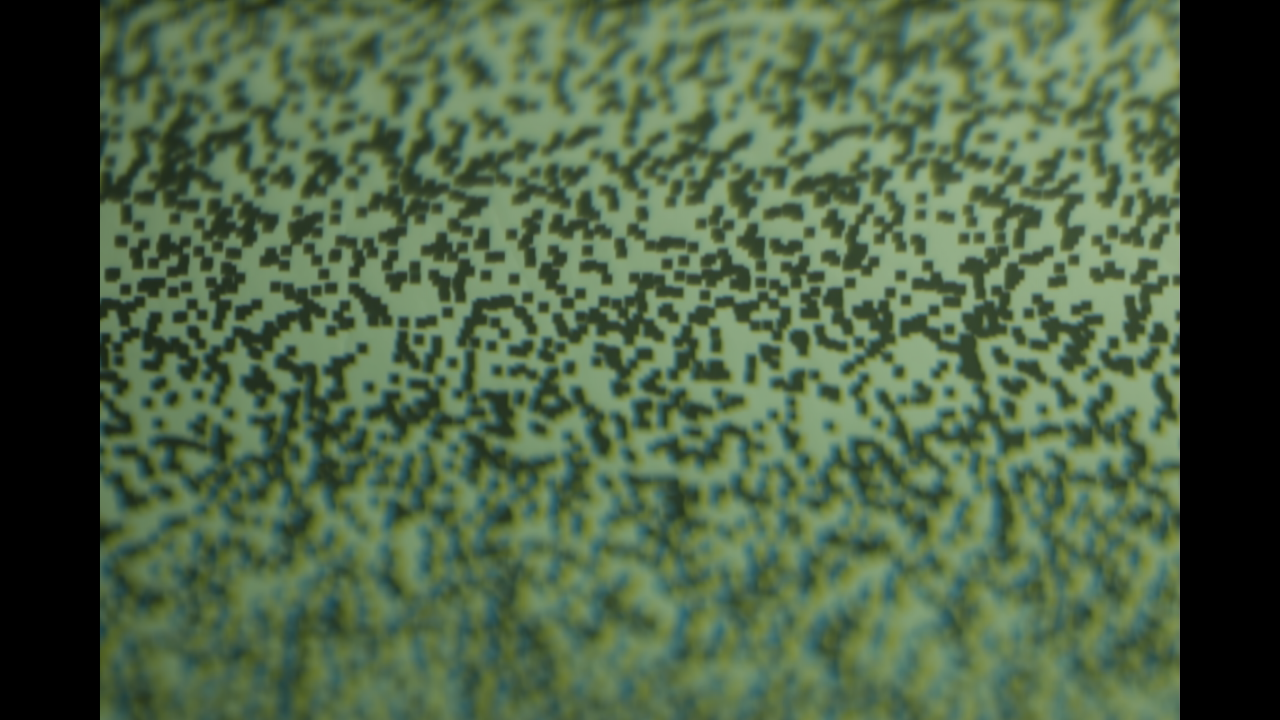
#> input picture assets/sample/calib_2400mm_raw.png, 1280 x 720 px, given in place of 000010.png, which was not available
$ python v5c_hfrac.py   (older library calls are emulated)
#> lines starting #> are read from the running program, lines starting #| are printed output that depends on the picture; after the words box and inside, x2 and y2 are one past the last pixel; in counts of white or black regions, pixels touching at a corner belong together
### core/params.py
"""距離推定パラメータ（参照式 z = v/(y - a·d - u) + w の係数）の定義と読み込み。

DepthParams が係数の single source of truth。CSV からの読み込みは load_params。
core/ は本来 I/O を持たない純関数の場所だが、params.py は「params の読み書き」担当として
CSV の I/O を許可された例外（pandas/pathlib に依存してよい唯一の core ファイル）。
"""
from dataclasses import dataclass
import math
import pandas as pd
from pathlib import Path


@dataclass(frozen=True)
class DepthParams:
    """参照式の係数一式（pos/neg の 2 セット）。生成後は不変（frozen）。

    pos = 視差 d > 0 側、neg = d < 0 側。前ぼけ/後ろぼけのラベルではなく符号で持つ
    （前後対応は校正の符号規約・リグ構成に依存するため、係数コンテナは符号のみを扱う）。
    w は、自由度過剰を避けるために 0 に固定している（理由は calibration/fit_params.py の docstring）が、論文式との対応と将来の再検討のため欄として残す
    （0 固定の強制は fit_params.py 側の責務）。
    """
    v_pos: float
    u_pos: float
    a_pos: float
    w_pos: float
    v_neg: float
    u_neg: float
    a_neg: float
    w_neg: float

    @classmethod
    def from_dict(cls, mapping) -> "DepthParams":
        """名前→値の dict から DepthParams を構築する（検証のみ・I/O なし）。

        必要キーの欠損は KeyError。余分なキー（将来の生成条件メタデータ等）は無視する。
        値は float() で native float に正規化する（pandas 由来の numpy.float64 を core に持ち込まないため）。

        値の妥当性は ValueError で拒否する（入力検証は raise・assert は -O で無効化されるため
        使わない）。ここがシステム境界の唯一の検証点であり、通過後は
        compute_depth が無検査で使う:
          - 8係数すべてが有限。NaN/inf の係数は同符号枝の全有効画素を無音で NaN/inf にするため、
            推論に入る前に止める。
          - w_pos == w_neg == 0。w=0 固定は、自由度過剰を避けるために 2 パラメータの参照式
            z = v/(y−ā·d−u) を採用した設計判断であり（理由は calibration/fit_params.py の docstring）、
            CSV の手編集や別の実験で作ったファイルで 0 以外が紛れ込むと全画素に一律オフセットが乗る。
        """
        required = (
            "v_pos", "u_pos", "a_pos", "w_pos",
            "v_neg", "u_neg", "a_neg", "w_neg",
        )
        missing = set(required) - set(mapping)
        if missing:
            raise KeyError(
                f"params に必要なキーが不足しています: {sorted(missing)}"
            )

        values = {}
        for key in required:
            try:
                values[key] = float(mapping[key])
            except (TypeError, ValueError) as e:
                raise ValueError(
                    f"params の {key} を float に変換できません（値: {mapping[key]!r}）"
                ) from e

        non_finite = [k for k in required if not math.isfinite(values[k])]
        if non_finite:
            detail = ", ".join(f"{k}={values[k]!r}" for k in non_finite)
            raise ValueError(f"params の係数が有限ではありません: {detail}")

        nonzero_w = [k for k in ("w_pos", "w_neg") if values[k] != 0.0]
        if nonzero_w:
            detail = ", ".join(f"{k}={values[k]!r}" for k in nonzero_w)
            raise ValueError(
                f"w は 0 固定です（自由度過剰を避けるため、参照式は z = v/(y−ā·d−u) の 2 パラメータ形です）。0 以外の値が指定されています: {detail}"
            )

        return cls(**values)


def load_params(path: str | Path) -> DepthParams:
    """fit_result.csv（param, value の 2 列）を読み込んで DepthParams を返す。

    ファイル存在と列形式の検証はここ（I/O 層の責務）。必要キーの検証と型変換は
    DepthParams.from_dict に委譲する（検証ロジックを 1 か所に集約して drift を防ぐ）。
    path は config.py が持つ値を呼び出し側から渡す（パスをハードコードしない）。
    """
    fit_path = Path(path)
    if not fit_path.exists():
        raise FileNotFoundError(
            f"params ファイルが見つかりません: {fit_path}（先に fit_params.py を実行してください）"
        )

    fit_df = pd.read_csv(fit_path)
#> (reads params/fit_result.csv from the repository)
    if "param" not in fit_df.columns or "value" not in fit_df.columns:
        raise ValueError(
            f"params ファイルに 'param' 列と 'value' 列が必要です: {fit_path}"
        )

    # set_index(...).to_dict() は同名 param を「後勝ち」で黙って潰す。異なる値の v_pos が
    # 2行並んでいても後の行だけが採用され、CSV を目視しない限り気づけないため先に検出する。
    duplicated = sorted(set(fit_df["param"][fit_df["param"].duplicated()]))
    if duplicated:
        raise ValueError(
            f"params ファイルに重複した param があります: {duplicated}（{fit_path}）"
        )

    # pandas 依存はこの 1 行で完結させ、from_dict には素の dict だけを渡す
    fit = fit_df.set_index("param")["value"].to_dict()

    return DepthParams.from_dict(fit)

### tools/record_repro/2026-11-09/verReal_scripts/vr_lib.py
# -*- coding: utf-8 -*-
"""verReal: 既存の実撮影データで推定法を比べるための共通ライブラリ（読み取りのみ・開発リポのファイルは変更しない）。

処理経路（開発リポで確認 2026-11-09）:
  raw 1280×720 PNG → tools.analysis_common.preprocess_to（中央 1080×720 → INTER_AREA で 528×352）
  → (i) core.disparity.calcDisparityByZNCC（Rust・K=25・S=41・T=20）→ apply_gates（gate1 |d|>20・推論帯 0.45<|d|<5）
  → depth_of（参照式 z = v/(y − a·d − u)・live 係数 params/fit_result.csv・pos/neg 枝）。

推定法（視差 d はすべて (i) と同じ「R の位置 − B の位置」[px]・同じ候補 d = −20..20・端 2 ビンを除いた最良・厳密な局所極値・放物線）:
  i      : Rust 実装そのもの（R の |∂x|>20 で選ぶ・R/B の |∂x| 画像の ZNCC）
  i_all  : Rust 実装を T=0 で呼んだもの（照合は (i) と同じ。画素の選び方だけを後で変えるため。|∂x|=0 の画素は NaN）
  gx_box : (i) の照合を box filter で書き直したもの（自作の照合の機構が Rust と一致するかの確認用）
  gm     : 照合の特徴を |∇|（Sobel の大きさ）に変えた ZNCC（横方向の探索）
  rb     : 照合の特徴を明るさ（線形化した R と B）に変えた ZNCC（2 チャネル・横方向の探索）
  cl50   : color-line。R を x + d/2、B を x − d/2 から取り G は固定、線形の明るさの窓内相関行列の det を最小化（課題の (ii)）
  cl27   : 同じで G を R から B へ 0.27 の位置に置いたもの（実測 d_RG/d_RB≈0.27・調査メモ_2026-11-07 earlier1_phys.md Q3 の pos 枝）
  補間: color-line は 3 チャネルとも 1/4 画素ずらした位置を三次補間で取る（偶奇の候補で補間のぼけ方が変わる偏りを避ける）。
画素の選び方:
  S_i    : 現行（R の convertScaleAbs(Sobel_x) > 20）
  S_mag  : 向き不問（R の |∇R| を四捨五入・飽和した値 > 20。physA a5 と同じ）
  S_h<τ> : S_mag かつ 窓（25×25）の構造テンソルの h = Txx/(Txx+Tyy) ≥ τ（R）
  S_J0   : S_mag かつ 窓の Txx ≥ 現行の選別が受け入れた窓の Txx の 10 パーセンタイル（physA a11 の J ≥ J0 と同じ。フレームごと）
走査範囲は参照実装と同じ y∈[12, 340)・x∈[33, 495)。
"""
import os
import sys

sys.dont_write_bytecode = True
ROOT = "C:/Users/t5424001/dev/tilted_optics_color_disparity_depth"
if ROOT not in sys.path:
    sys.path.insert(0, ROOT)

import cv2
import numpy as np

import config
from core.disparity import calcDisparityByZNCC
from core.params import load_params
from tools.analysis_common import apply_gates, depth_of, preprocess_to

K = config.KERNEL_SIZE          # 25
S = config.SEARCH_RANGE_X       # 41
TH = config.EDGE_TH             # 20
KH = (K - 1) // 2               # 12
SH = (S - 1) // 2               # 20
W, H = config.IMAGE_SIZE        # 528, 352
BAND = (config.INFER_BAND_LOW, config.INFER_BAND_HIGH)
PARAMS = load_params(config.PARAMS_PATH)
CAP = os.path.join(ROOT, "data", "captures")
OUTP = os.path.join(ROOT, "outputs")
DS = np.arange(-SH, SH + 1)     # 候補 d（index m ↔ d = m − 20）

ROI = np.zeros((H, W), bool)
ROI[KH:H - KH, SH + KH + 1:W - SH - KH - 1] = True

_MAPY = np.tile(np.arange(H, dtype=np.float32)[:, None], (1, W))
_X = np.tile(np.arange(W, dtype=np.float32)[None, :], (H, 1))


def frame_path(session, idx):
    return os.path.join(CAP, session, f"{idx:06d}.png")


def load_proc(session, idx):
#> called with session = 'b5_scene_01', idx = 10
    raw = cv2.imread(frame_path(session, idx), cv2.IMREAD_COLOR)
#> raw is the input picture: shape (720, 1280, 3); mean B, G, R 70.3, 98.6, 77.7
    if raw is None:
        raise FileNotFoundError(frame_path(session, idx))
    return preprocess_to(raw, config.IMAGE_SIZE)
#> in preprocess_to, `crop = raw[:, x0:x0 + config.WEBCAM_CROP_W]`:
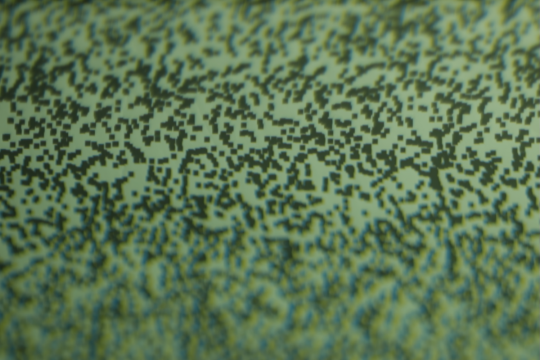
#> crop: shape (720, 1080, 3) (shown at 1/2 size); mean B, G, R 83.3, 116.8, 92


def list_indices(session):
    return sorted(int(f[:-4]) for f in os.listdir(os.path.join(CAP, session)) if f.endswith(".png") and f[:-4].isdigit())


def rust_disp(proc, th=TH):
    blue, _, red = cv2.split(proc)
    return calcDisparityByZNCC(red, blue, K, S, th)


# [6 lines left out: function to_depth, not called in this run]


def banded(disp):
    return apply_gates(disp, disp_max=config.DISP_MAX, band=BAND)


def srgb_lin(u8):
    x = u8.astype(np.float64) / 255.0
    return np.where(x <= 0.04045, x / 12.92, ((x + 0.055) / 1.055) ** 2.4)


def box(a):
    return cv2.boxFilter(a, cv2.CV_64F, (K, K), normalize=True, borderType=cv2.BORDER_REFLECT)


def feats(proc):
    """選別用の勾配・窓の向き。"""
    out = {}
    for name, ch in (("R", 2), ("G", 1)):
        c = proc[:, :, ch]
        gx = cv2.Sobel(c, cv2.CV_32F, 1, 0)
        gy = cv2.Sobel(c, cv2.CV_32F, 0, 1)
        Txx = box((gx * gx).astype(np.float64))
        Tyy = box((gy * gy).astype(np.float64))
        tr = Txx + Tyy
        out[f"h_{name}"] = np.where(tr > 0, Txx / np.maximum(tr, 1e-12), np.nan)
        out[f"Txx_{name}"] = Txx
        out[f"phi_{name}"] = np.degrees(np.arctan2(np.abs(gy), np.abs(gx)))
        out[f"gx_{name}"] = gx
        out[f"gy_{name}"] = gy
#> this loop made 2 passes
#> pass 1, in feats, `gx = cv2.Sobel(c, cv2.CV_32F, 1, 0)`:
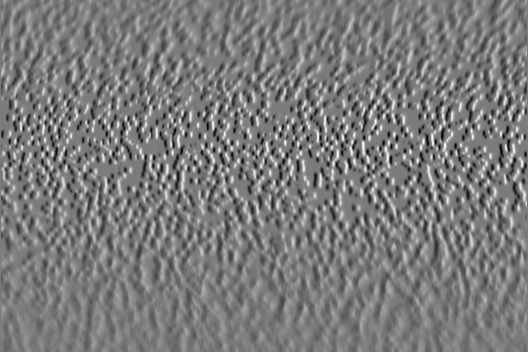
#> gx: shape (352, 528) float32; min -277, max 297, mean 0.6; drawn with min black and max white
#> pass 1, in feats, `gy = cv2.Sobel(c, cv2.CV_32F, 0, 1)`:
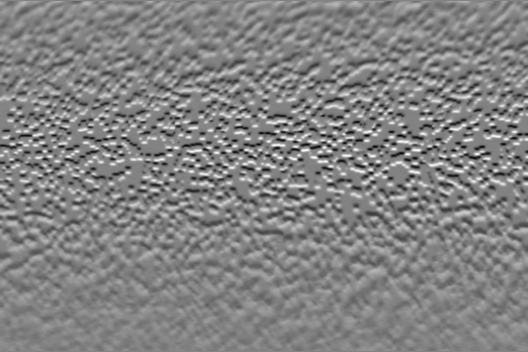
#> gy: shape (352, 528) float32; min -287, max 271, mean 0; drawn with min black and max white
#> after the loop:
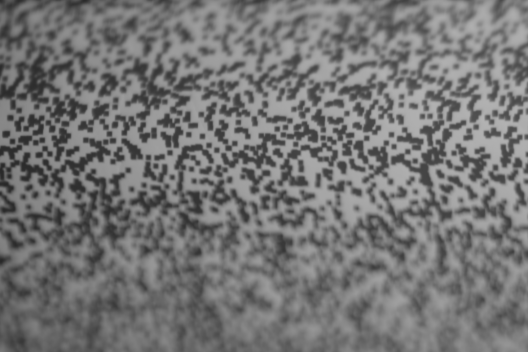
#> c: shape (352, 528); min 40, max 179, mean 116.8
#> after the loop:
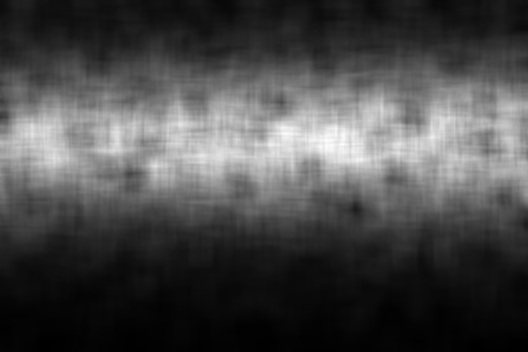
#> tr: shape (352, 528) float64; min 249.8, max 30690.1, mean 9034; drawn with min black and max white
#> after the loop, out = 10 items
    gxR, gyR = out["gx_R"], out["gy_R"]
    ex = cv2.convertScaleAbs(gxR)
    mag_u8 = np.clip(np.rint(np.hypot(gxR, gyR)), 0, 255)
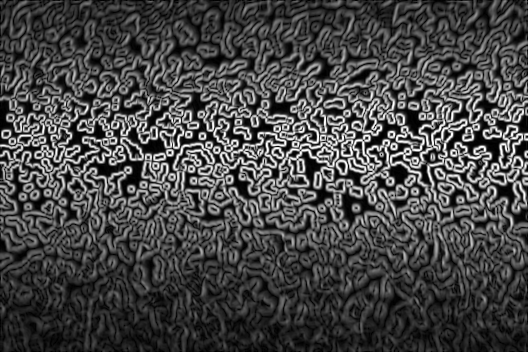
#> mag_u8: shape (352, 528) float32; min 0, max 255, mean 70.5
    out["S_i"] = (ex > TH) & ROI
    out["S_mag"] = (mag_u8 > TH) & ROI
    for tau in (0.02, 0.05, 0.1, 0.2):
        out[f"S_h{tau:g}"] = out["S_mag"] & (out["h_R"] >= tau)
#> after the loop, out = 16 items
    if out["S_i"].any():
        j0 = np.percentile(out["Txx_R"][out["S_i"]], 10)
#> j0 = 1341.6
        out["S_J0"] = out["S_mag"] & (out["Txx_R"] >= j0)
    else:
        out["S_J0"] = np.zeros_like(out["S_mag"])
    return out


# [72 lines left out: functions _peak_min, _shift_int, zncc_hshift, disp_gx_box, disp_gm, not called in this run]


def disp_rb(proc):
    return _peak_min(zncc_hshift(srgb_lin(proc[:, :, 2]), srgb_lin(proc[:, :, 0]), eps=1e-10))[0]


def _remap(a, s):
    return cv2.remap(a, _X + np.float32(s), _MAPY, cv2.INTER_CUBIC, borderMode=cv2.BORDER_REPLICATE)


# [29 lines left out: function colorline_cost, not called in this run]


def disp_cl(proc, g=0.5):
    return _peak_min(colorline_cost(proc, g))[0]


# [7 lines left out: function disp_cl_branch, not called in this run]

### tools/analysis_common.py
"""tools/analysis_common.py — 設定値（窓の大きさ・探索幅・エッジ閾値・校正帯・処理解像度）の感度解析で
共有する解析基盤。本番の処理経路には含まれない。

これを使う `tools/analyze_*.py` は感度解析の実験例で、再現には自前の撮影データと正解距離の一覧が要る。

3 つの部品からなる。いずれも **config.py の値は読むが書き換えない**（設定はすべて引数で受ける）。

1. 視差キャッシュ: 設定（K・S・T・処理解像度）ごとに、保存 PNG（校正画像 `data/calib_imgs/<距離>.png`・
   校正 raw `data/calib_raw/<距離>.png`・評価 raw `data/captures/<session>/<idx>.png`）から視差マップを 1 回だけ計算して
   `outputs/cache/disp_v2/<設定キー>/...npy` に置く。校正帯・RANSAC・推論ゲートの探索は視差を変えないので、
   キャッシュを読むだけで何百通りでも回せる。保存する視差は **視差上限ゲート前の生値**（ゲートは評価側で適用する）。
   処理解像度を変える実験は raw から `preprocess_to` で作り直し、K・S を `scaled_settings` で解像度比にスケールする。
   各 npy の横に入力の識別（`<名前>.json`: 入力画像の SHA-256・種別・設定・前処理・ネイティブ版）を置き、再利用の前に
   照合する。一致しない・識別が無いものは使わずに ValueError で止める（同じ名前の別の入力の古い視差を黙って使わないため。
   入力を識別しない旧形式のキャッシュ `outputs/cache/disp/` は読まない）。
2. 校正の純関数 `calibrate_from_disparity`: 「視差マップ群 → 点抽出（`calibration.calibrate.extract_sign_points`）→
   RANSAC（`calibration.calibrate.ransac_fit_line`）→ 切片 → 参照式 curve_fit（`calibration.fit_params.model`）→
   DepthParams」を、`calibrate.py`／`fit_params.py` の main と同じ手順・同じ既定値で、ファイル I/O と print なしに行う。
   手元の校正画像でこの設定（0.45, 7.5, th=8, seed=0）のまま実行すると、`params/params.csv`・`params/fit_result.csv`
   を再現するはずである（calibrate.py・fit_params.py と同じ手順であることの確認になる）。リポジトリのテストは、
   合成した視差から係数を回復できることだけを見る。
3. 評価器 `evaluate_session`: 「視差スタック ＋ DepthParams ＋ ゲート → 距離別の誤差統計」。有効画素・ROI・統計量の定義は
   `checks.evaluate_distance_accuracy` と同じ（`summarize_errors` を再利用）。推論側にも校正帯を適用する比較のため、
   視差上限ゲート（|d| > disp_max）に加えて任意の帯 `band=(low, high)` の外側を無効化できる。

用語: `DispSettings.disp_max` は視差上限ゲートの上限（config.DISP_MAX と同じ定義 (S−1)/2）、`reach_max` は ZNCC 実装が
返しうる |d| の上限 s_range − 0.5（探索の両端 2 ビンを除外し、サブピクセル補正量 |δ| < 0.5 とするため）。
両者の差が「視差上限ゲートには実質的に到達しない」ことの根拠。
"""
from __future__ import annotations

# --- tools/ から root の config / core / calibration / checks / realtime を import するためのブートストラップ ---
import sys
from pathlib import Path
sys.path.insert(0, str(Path(__file__).resolve().parents[1]))

import datetime as dt
import hashlib
import json
import math
from dataclasses import dataclass, field

import cv2
import numpy as np
from scipy import optimize

import config
from calibration.calibrate import extract_sign_points, ransac_fit_line
from calibration.fit_params import model as zero_disp_model
from checks.evaluate_distance_accuracy import summarize_errors
from core.depth import compute_depth
from core.disparity import calcDisparityByZNCC
from core.params import DepthParams
import _rt_disparity_native   # キャッシュの識別にネイティブ版を記録するため（未導入なら上の core.disparity が案内つきで止める）

CACHE_DIR_NAME = "disp_v2"     # 入力識別つきの視差キャッシュの置き場（outputs/cache/<これ>/<設定キー>/）


# ===== 設定 =====

@dataclass(frozen=True)
class DispSettings:
    """視差推定層の設定（config の既定値で初期化。解像度は (W, H)）。"""
    kernel_size: int = config.KERNEL_SIZE
    search_range_x: int = config.SEARCH_RANGE_X
    edge_th: float = float(config.EDGE_TH)
    image_size: tuple[int, int] = tuple(config.IMAGE_SIZE)

    # [61 lines left out: functions __post_init__, disp_max, reach_max, key, round_to_odd, scale_factor and 1 more, not called in this run]


# ===== 画像 → 視差（realtime.pipeline.process_frame の前半と同じ手順） =====

def preprocess_to(raw: np.ndarray, image_size: tuple[int, int]) -> np.ndarray:
    """realtime.camera.preprocess の処理解像度を引数化した版（3:2 中央クロップ → INTER_AREA 縮小）。

    image_size == config.IMAGE_SIZE のとき camera.preprocess と同一結果（テストで保証）。処理解像度の感度解析用。
    """
    h, w = raw.shape[:2]
    if (w, h) != tuple(config.WEBCAM_NATIVE_SIZE):
        raise ValueError(f"preprocess_to: raw は {config.WEBCAM_NATIVE_SIZE} (W,H) を想定。実際は {(w, h)}")
    x0 = (w - config.WEBCAM_CROP_W) // 2
    crop = raw[:, x0:x0 + config.WEBCAM_CROP_W]
    return cv2.resize(crop, tuple(image_size), interpolation=cv2.INTER_AREA)


# [23 lines left out: functions calib_image_to_proc, disparity_of_proc, edge_strength_of_proc, not called in this run]


# ===== 視差キャッシュ =====

def cache_root(settings: DispSettings, root: Path | None = None) -> Path:
    return (Path(root) if root is not None else Path(config.OUTPUTS_DIR)) / "cache" / CACHE_DIR_NAME / settings.key()


# [137 lines left out: functions _sha256, _cache_identity, _ensure_cached, list_frames, ensure_capture_disparity, ensure_calib_disparity and 2 more, not called in this run]


# ===== 校正（calibrate.py + fit_params.py の main と同じ手順・I/O なし） =====

@dataclass
class CalibResult:
    params: DepthParams
    rows: list[dict] = field(default_factory=list)      # params.csv と同じ列（距離ごと）
    fit_rms_px: dict = field(default_factory=dict)      # {"pos": ..., "neg": ...} 切片フィット残差 RMS [px]
    depth_rmse_mm: dict = field(default_factory=dict)   # {"pos", "neg", "combined"} 切片からの逆算誤差 RMSE [mm]
    depth_err_mm: dict = field(default_factory=dict)    # {"pos": {depth: err}, "neg": {...}}
    n_used: dict = field(default_factory=dict)          # {"pos": 有効距離数, "neg": ...}
    skipped: list[int] = field(default_factory=list)    # 点数不足で飛ばした距離


# [92 lines left out: functions calibrate_from_disparity, apply_gates, not called in this run]


def depth_of(disp: np.ndarray, params: DepthParams) -> np.ndarray:
    return compute_depth(disp, params.v_pos, params.u_pos, params.a_pos, params.w_pos,
                         params.v_neg, params.u_neg, params.a_neg, params.w_neg, config.EPS_DEN)


# [55 lines left out: functions evaluate_session, summarize_holdout, not called in this run]

### tools/record_repro/2026-11-09/verReal_scripts/v5c_hfrac.py
# -*- coding: utf-8 -*-
"""design_space_analysis.md §8.2 の「S_i は S_mag の 31〜43 %」「h<0.05 の窓が R で 21〜38 %・G で 28〜48 %」「h<0.02 が R 10〜20 %・G 21〜34 %」を、
verReal の 6 場面＋ノイズ板 2 距離で独立に数える（S_mag の画素を中心とする 25×25 窓。読み取りのみ）。"""
import os
import sys

sys.path.insert(0, os.path.dirname(os.path.abspath(__file__)))
sys.stdout.reconfigure(encoding="utf-8")
import numpy as np

import vr_lib as L

OUT = os.path.join(os.path.dirname(os.path.dirname(os.path.abspath(__file__))), "verReal_out")
log = open(os.path.join(OUT, "v5c_hfrac.txt"), "w", encoding="utf-8")


def p(s):
    print(s)
    log.write(s + "\n")


def frames_of(ses):
    if ses == "b5_scene_01":
        return list(range(10, 470, 50))
    if ses.startswith("b5_dist"):
        return [10, 70, 130, 190]
    idxs = L.list_indices(ses)
    mid = len(idxs) // 2
    return [idxs[min(max(mid - 4 + 3 * k, 0), len(idxs) - 1)] for k in range(4)]


for ses in ["b5_scene_01", "20260715_184146", "20260715_155442", "20260715_180809", "20260715_180845", "20260710_143749",
            "b5_dist_1450", "b5_dist_3050"]:
    acc = dict(si=0, sm=0, r05=0, r02=0, g05=0, g02=0)
    for idx in frames_of(ses):
        f = L.feats(L.load_proc(ses, idx))
#> f = 17 items
        sm = f["S_mag"]
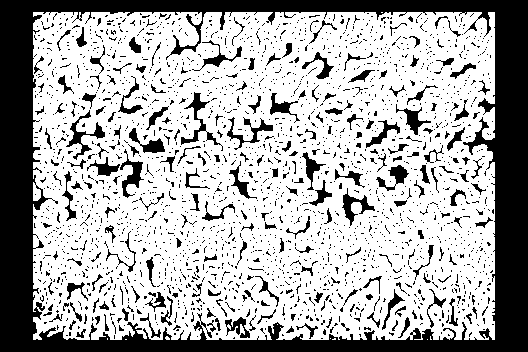
#> sm: shape (352, 528) bool; 68.2% white; 2288 black regions (2075 under 20 px), largest, box (x1, y1, x2, y2) and area: (0, 0, 528, 352) 37589, (181, 92, 223, 151) 457, (66, 110, 105, 160) 439
#> (the run stopped early here; a loop or call above may not have finished)
